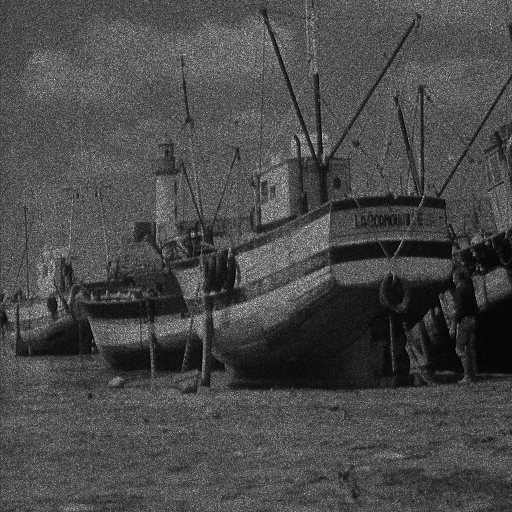
#> input picture data/noisy_data/noisy_boat.png, 512 x 512 px
$ python noise_est.py
#> lines starting #> are read from the running program, lines starting #| are printed output that depends on the picture; long printed decimals are rounded
import cv2
import numpy as np

import argparse

np.random.seed(42)

parser=argparse.ArgumentParser("Noise Estimation")


parser.add_argument("--img_path",default='../data/noisy_data/noisy_boat.png')

def left_shift_subtract_cols(image):
  rows, cols = image.shape
  shifted_image = np.zeros_like(image)
  shifted_image[:, 1:] = image[:, :-1]  # Shift image to the left by 1 column
  difference = - (image - shifted_image)
  return difference

def left_shift_subtract_rows(image):
  rows, cols = image.shape
  shifted_image = np.zeros_like(image)
  shifted_image[1:, :] = image[:-1, :]  # Shift image to the left by 1 column
  difference = - (image - shifted_image)
  return difference

def left_shift_subtract_rows_cols(image):
  rows, cols = image.shape
  shifted_image = np.zeros_like(image)
  shifted_image[1:, :] = image[:-1, :]  # Shift image to the left by 1 column
  difference = - (image - shifted_image)
  shifted_image1 = np.zeros_like(difference)
  shifted_image1[:, 1:] = difference[:, :-1]
  difference1=shifted_image1-difference
  return difference1


args=parser.parse_args()
img=cv2.imread(args.img_path)
#> img is the input picture: shape (512, 512, 3); min 0, max 255, mean 73.3
img_gray=cv2.cvtColor(img, cv2.COLOR_BGR2GRAY)
original_gray = img_gray.copy()
m,n=img_gray.shape
#> m = 512; n = 512
img_gray= img_gray.astype(np.float32)
img_gray = (img_gray +np.ones(img_gray.shape)) * (255/256)
noisy_img= np.copy(img_gray)

diff_cols=left_shift_subtract_cols(np.log(noisy_img))
#> in left_shift_subtract_cols, `shifted_image[:, 1:] = image[:, :-1]`:
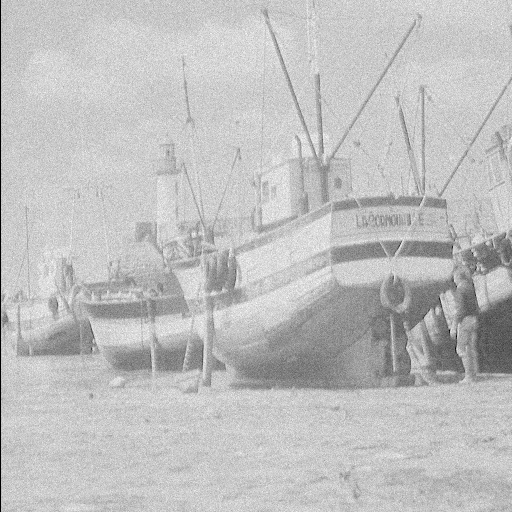
#> shifted_image: shape (512, 512) float64; min -0.00391, max 5.54, mean 4.17; drawn with min black and max white
#> in left_shift_subtract_cols, `difference = - (image - shifted_image)`:
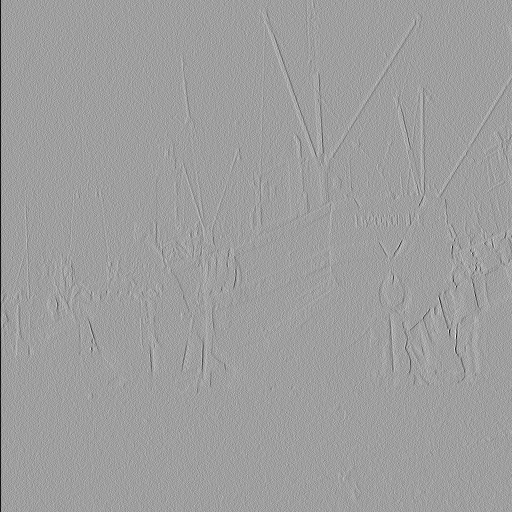
#> difference: shape (512, 512) float64; min -4.78, max 2.89, mean -0.00725; drawn with min black and max white
median_filtered1 = cv2.medianBlur(np.abs(diff_cols).astype(np.float32), ksize=3)
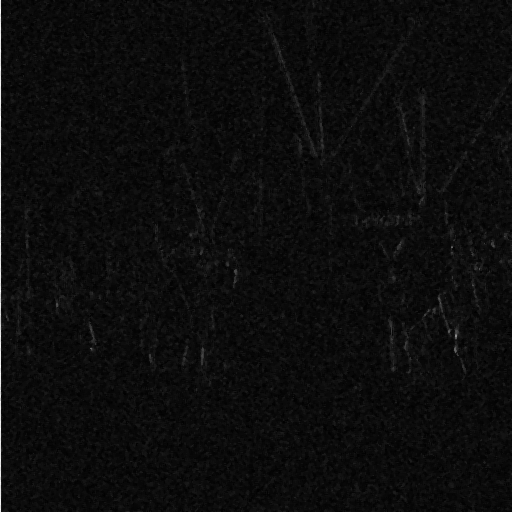
#> median_filtered1: shape (512, 512) float32; min 0, max 4.47, mean 0.226; drawn with min black and max white
m,n=median_filtered1.shape
med1=np.median(np.abs(diff_cols))/0.6745
#> med1 = 0.302
diff_rows=left_shift_subtract_rows(np.log(noisy_img))
#> in left_shift_subtract_rows, `shifted_image[1:, :] = image[:-1, :]`:
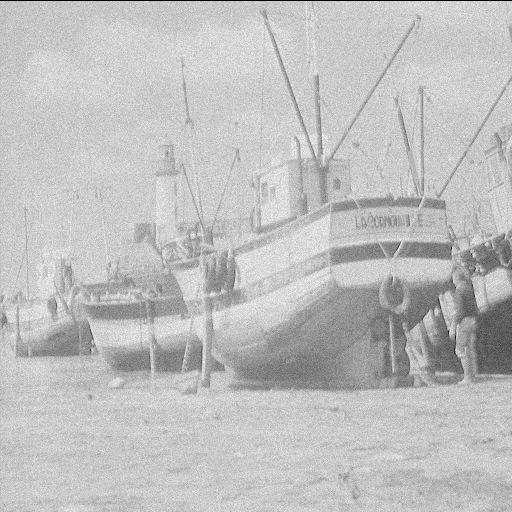
#> shifted_image: shape (512, 512) float64; min -0.00391, max 5.54, mean 4.17; drawn with min black and max white
#> in left_shift_subtract_rows, `difference = - (image - shifted_image)`:
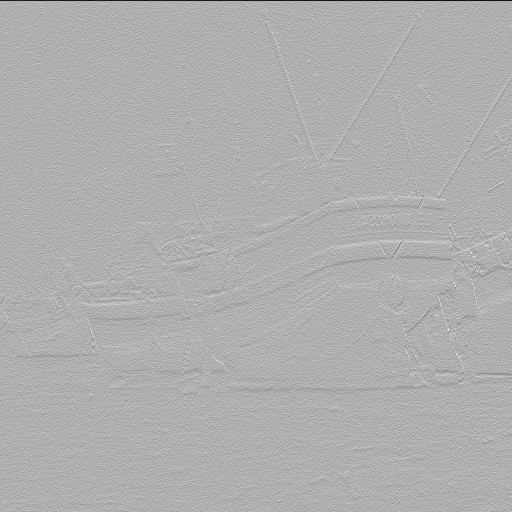
#> difference: shape (512, 512) float64; min -5.04, max 2.28, mean -0.00842; drawn with min black and max white

median_filtered2 = cv2.medianBlur(np.abs(diff_rows).astype(np.float32), ksize=3)
med2=np.median(np.abs(diff_rows))/0.6745
#> med2 = 0.296

diff_corner=left_shift_subtract_rows_cols(np.log(noisy_img))
#> in left_shift_subtract_rows_cols, `difference1=shifted_image1-difference`:
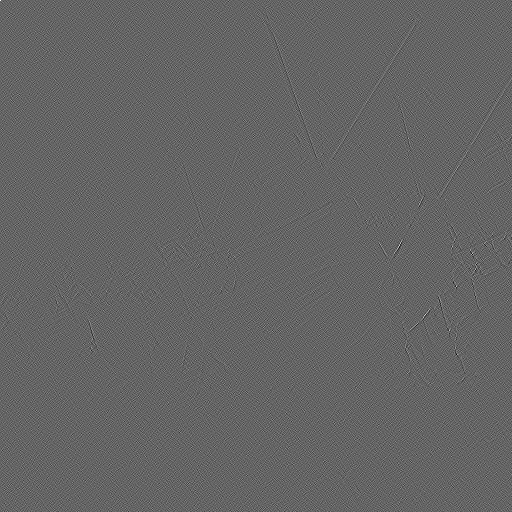
#> difference1: shape (512, 512) float64; min -2.79, max 4.26, mean 1.47e-05; drawn with min black and max white
med3=np.median(np.abs(diff_corner))/(0.6745*np.sqrt(2))
#> med3 = 0.287

med=(med1+med2+med3)/(3*np.sqrt(2))
#> med = 0.208
print('The final estimate of variance is : ',med)
#| The final estimate of variance is :  0.2084

$ run again, with data/noisy_data/noisy_champs.png copied over data/noisy_data/noisy_boat.png
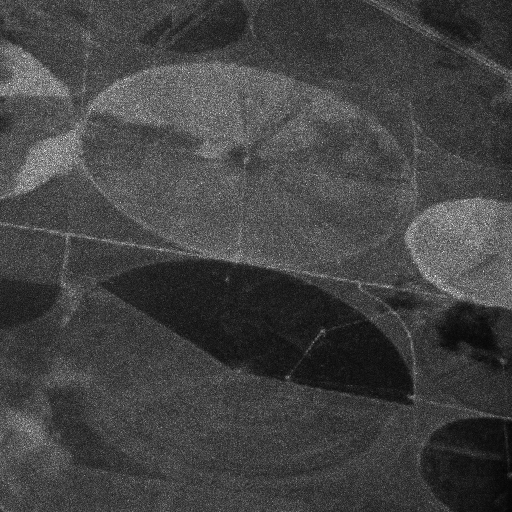
#> input picture data/noisy_data/noisy_champs.png, 512 x 512 px
#> img is the input picture: shape (512, 512, 3); min 4, max 255, mean 67.1
#> `median_filtered1 = cv2.medianBlur(np.abs(diff_cols).astype(np.float32)..`:
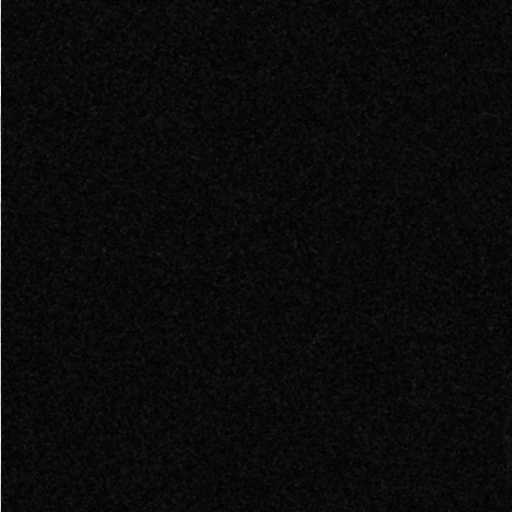
#> median_filtered1: shape (512, 512) float32; min 0, max 4.77, mean 0.206; drawn with min black and max white
#> med1 = 0.282
#> med2 = 0.284
#> in left_shift_subtract_rows_cols, `difference1=shifted_image1-difference`:
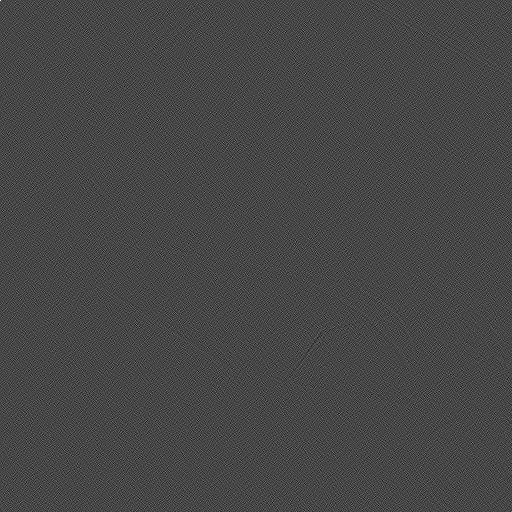
#> difference1: shape (512, 512) float64; min -1.7, max 4.4, mean 8.77e-06; drawn with min black and max white
#> med3 = 0.278
#> med = 0.199
#| The final estimate of variance is :  0.199
